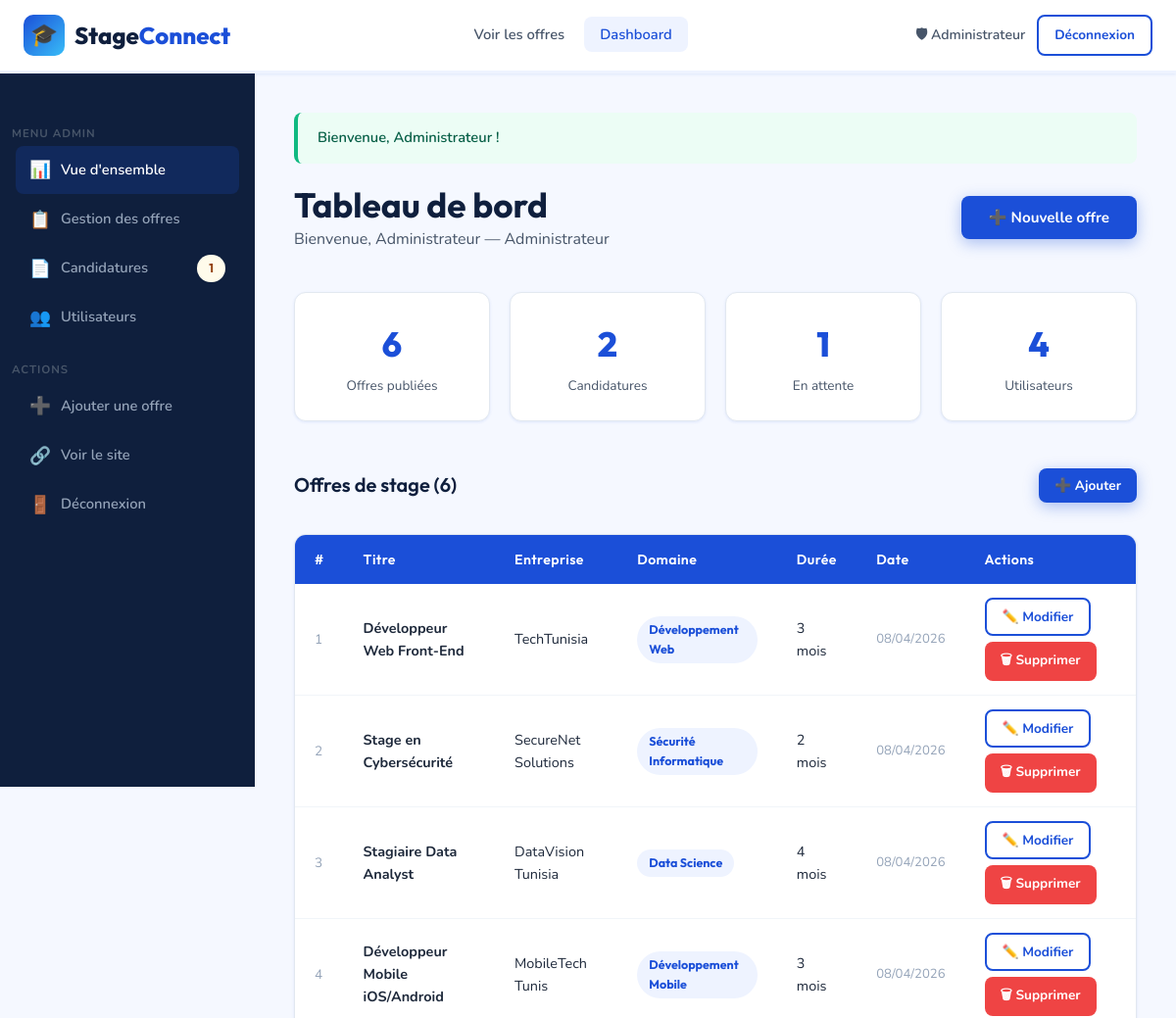
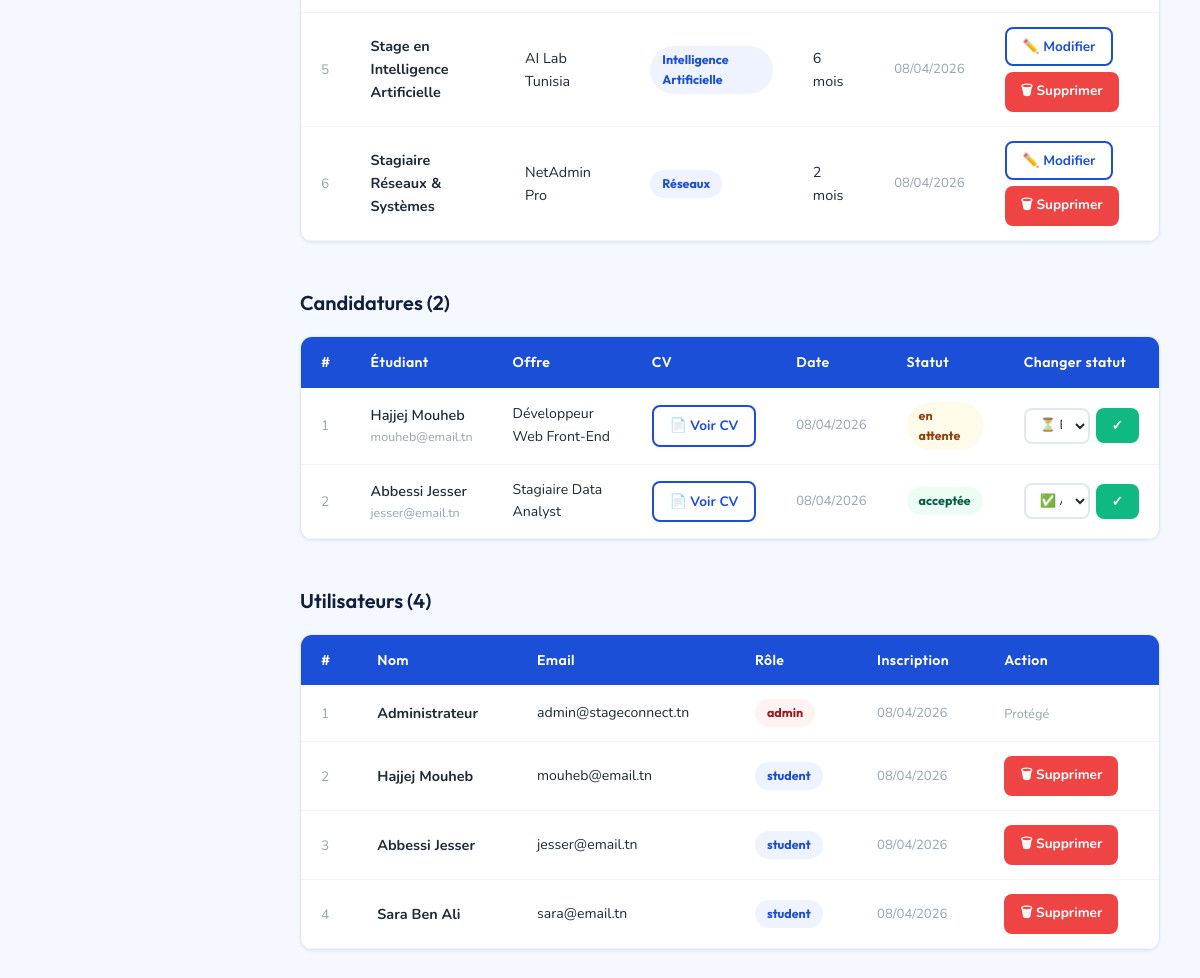
/dashboard.php (signed in), run on the app's committed database (2 pictures, top to bottom).
### tables this page shows
CREATE TABLE IF NOT EXISTS offers (
    id          INT AUTO_INCREMENT PRIMARY KEY,
    title       VARCHAR(200) NOT NULL,
    description TEXT NOT NULL,
    company     VARCHAR(150) NOT NULL,
    location    VARCHAR(100) DEFAULT 'Tunisie',
    domain      VARCHAR(100) DEFAULT 'Informatique',
    duration    VARCHAR(50)  DEFAULT '2 mois',
    created_at  TIMESTAMP DEFAULT CURRENT_TIMESTAMP
);

CREATE TABLE IF NOT EXISTS applications (
    id          INT AUTO_INCREMENT PRIMARY KEY,
    user_id     INT NOT NULL,
    offer_id    INT NOT NULL,
    cv          VARCHAR(255),                     
    status      ENUM('en attente', 'acceptée', 'refusée') DEFAULT 'en attente',
    applied_at  TIMESTAMP DEFAULT CURRENT_TIMESTAMP,

     
    FOREIGN KEY (user_id)  REFERENCES users(id)  ON DELETE CASCADE,
    FOREIGN KEY (offer_id) REFERENCES offers(id) ON DELETE CASCADE,

     
    UNIQUE KEY unique_application (user_id, offer_id)
);

CREATE TABLE IF NOT EXISTS users (
    id          INT AUTO_INCREMENT PRIMARY KEY,
    name        VARCHAR(100) NOT NULL,
    email       VARCHAR(150) NOT NULL UNIQUE,
    password    VARCHAR(255) NOT NULL,            
    role        ENUM('student', 'admin') DEFAULT 'student',
    created_at  TIMESTAMP DEFAULT CURRENT_TIMESTAMP
);

### functions.php (called while the page is built, shortened)
<?php
function getFlash(): ?array {
    if (isset($_SESSION['flash'])) {
        $flash = $_SESSION['flash'];
        return $flash;
    }
    return null;
}
function e(string $str): string {
    return htmlspecialchars($str, ENT_QUOTES, 'UTF-8');
}

### dashboard.php (the view, shortened to what this page needs)
<?php
require_once __DIR__ . '/php/functions.php';
require_once __DIR__ . '/config/db.php';
$flash = getFlash();
$offers       = $pdo->query('SELECT * FROM offers ORDER BY created_at DESC')->fetchAll();
$applications = $pdo->query(
    'SELECT a.*, u.name AS student_name, u.email AS student_email, o.title AS offer_title
     FROM applications a
     JOIN users u  ON a.user_id  = u.id
     JOIN offers o ON a.offer_id = o.id
     ORDER BY a.applied_at DESC'
)->fetchAll();
$users = $pdo->query(
    'SELECT id, name, email, role, created_at FROM users ORDER BY created_at DESC'
)->fetchAll();
$totalOffers  = count($offers);
$totalApps    = count($applications);
$totalUsers   = count($users);
$pendingApps  = count(array_filter($applications, fn($a) => $a['status'] === 'en attente'));
?>
<!DOCTYPE html>
<html lang="fr">
<head>
    <link rel="stylesheet" href="css/style.css">
</head>
<body>
<header class="site-header">
    <nav class="navbar container">
        <a href="index.html" class="navbar-brand">
            <div class="brand-icon">🎓</div>
            <span class="brand-text">Stage<span>Connect</span></span>
        </a>
        <ul class="navbar-nav">
            <li><a href="offres.php"    class="nav-link">Voir les offres</a></li>
            <li><a href="dashboard.php" class="nav-link active">Dashboard</a></li>
        </ul>
        <div class="navbar-actions">
            <span style="font-size:.88rem; color:var(--gray-600); font-weight:600;">
                🛡 <?= e($_SESSION['user_name']) ?>
            </span>
            <a href="logout.php" class="btn btn-outline btn-sm">Déconnexion</a>
        </div>
    </nav>
</header>
<div class="dashboard-layout">
    <aside class="sidebar">
        <div class="sidebar-label">Menu Admin</div>
        <div class="sidebar-section">
            <a href="#overview"      class="sidebar-link active">
                <span class="icon">📊</span> Vue d'ensemble
            </a>
            <a href="#offers"        class="sidebar-link">
                <span class="icon">📋</span> Gestion des offres
            </a>
            <a href="#applications"  class="sidebar-link">
                <span class="icon">📄</span> Candidatures
                <?php if ($pendingApps > 0): ?>
                    <span class="badge badge-warning" style="margin-left:auto;"><?= $pendingApps ?></span>
                <?php endif; ?>
            </a>
            <a href="#users"         class="sidebar-link">
                <span class="icon">👥</span> Utilisateurs
            </a>
        </div>
        <div class="sidebar-label">Actions</div>
        <div class="sidebar-section">
            <a href="#" onclick="openModal('add-offer-modal'); return false;" class="sidebar-link">
                <span class="icon">➕</span> Ajouter une offre
            </a>
            <a href="offres.php" class="sidebar-link">
                <span class="icon">🔗</span> Voir le site
            </a>
            <a href="logout.php" class="sidebar-link">
                <span class="icon">🚪</span> Déconnexion
            </a>
        </div>
    </aside>
    <main class="dashboard-content">
        <?php if ($flash): ?>
            <div class="alert alert-<?= e($flash['type']) ?>" data-auto-dismiss>
                <?= e($flash['message']) ?>
            </div>
        <?php endif; ?>
        <section id="overview">
            <div class="dash-header">
                <div>
                    <h2>Tableau de bord</h2>
                    <p>Bienvenue, <?= e($_SESSION['user_name']) ?> — Administrateur</p>
                </div>
                <button onclick="openModal('add-offer-modal')" class="btn btn-primary">
                    ➕ Nouvelle offre
                </button>
            </div>
            <div class="stats-row">
                <div class="stat-card">
                    <span class="stat-number"><?= $totalOffers ?></span>
                    <div class="stat-label">Offres publiées</div>
                </div>
                <div class="stat-card">
                    <span class="stat-number"><?= $totalApps ?></span>
                    <div class="stat-label">Candidatures</div>
                </div>
                <div class="stat-card">
                    <span class="stat-number"><?= $pendingApps ?></span>
                    <div class="stat-label">En attente</div>
                </div>
                <div class="stat-card">
                    <span class="stat-number"><?= $totalUsers ?></span>
                    <div class="stat-label">Utilisateurs</div>
                </div>
            </div>
        </section>
        <section id="offers" style="margin-top:48px;">
            <div class="dash-header">
                <h3>Offres de stage (<?= $totalOffers ?>)</h3>
                <button onclick="openModal('add-offer-modal')" class="btn btn-primary btn-sm">
                    ➕ Ajouter
                </button>
            </div>
            <div class="table-wrapper">
                <table>
                    <thead>
                        <tr>
                            <th>#</th>
                            <th>Titre</th>
                            <th>Entreprise</th>
                            <th>Domaine</th>
                            <th>Durée</th>
                            <th>Date</th>
                            <th>Actions</th>
                        </tr>
                    </thead>
                    <tbody>
                        <?php foreach ($offers as $offer): ?>
                            <tr>
                                <td style="color:var(--gray-400); font-size:.85rem;"><?= $offer['id'] ?></td>
                                <td><strong><?= e($offer['title']) ?></strong></td>
                                <td><?= e($offer['company']) ?></td>
                                <td><span class="badge badge-primary"><?= e($offer['domain']) ?></span></td>
                                <td><?= e($offer['duration']) ?></td>
                                <td style="font-size:.82rem; color:var(--gray-400);">
                                    <?= date('d/m/Y', strtotime($offer['created_at'])) ?>
                                </td>
                                <td>
                                    <div style="display:flex; gap:6px; flex-wrap:wrap;">
                                        <button class="btn btn-outline btn-sm"
                                            data-edit-offer
                                            data-edit_id="<?= $offer['id'] ?>"
                                            data-edit_title="<?= e($offer['title']) ?>"
                                            data-edit_description="<?= e($offer['description']) ?>"
                                            data-edit_company="<?= e($offer['company']) ?>"
                                            data-edit_location="<?= e($offer['location']) ?>"
                                            data-edit_domain="<?= e($offer['domain']) ?>"
                                            data-edit_duration="<?= e($offer['duration']) ?>">
                                            ✏️ Modifier
                                        </button>
                                        <form method="POST" style="display:inline;">
                                            <button type="submit" class="btn btn-danger btn-sm"
                                                    data-confirm="Supprimer cette offre ?">
                                                🗑 Supprimer
                                            </button>
                                        </form>
                                    </div>
                                </td>
                            </tr>
                        <?php endforeach; ?>
                    </tbody>
                </table>
            </div>
        </section>
        <section id="applications" style="margin-top:48px;">
            <h3 style="margin-bottom:20px;">Candidatures (<?= $totalApps ?>)</h3>
            <div class="table-wrapper">
                <table>
                    <thead>
                        <tr>
                            <th>#</th>
                            <th>Étudiant</th>
                            <th>Offre</th>
                            <th>CV</th>
                            <th>Date</th>
                            <th>Statut</th>
                            <th>Changer statut</th>
                        </tr>
                    </thead>
                    <tbody>
                        <?php foreach ($applications as $app): ?>
                            <tr>
                                <td style="color:var(--gray-400); font-size:.85rem;"><?= $app['id'] ?></td>
                                <td>
                                    <div style="font-weight:600;"><?= e($app['student_name']) ?></div>
                                    <div style="font-size:.78rem; color:var(--gray-400);"><?= e($app['student_email']) ?></div>
                                </td>
                                <td style="font-size:.88rem;"><?= e($app['offer_title']) ?></td>
                                <td>
                                    <?php if ($app['cv']): ?>
                                        <a href="uploads/<?= e($app['cv']) ?>"
                                           target="_blank" class="btn btn-outline btn-sm">
                                            📄 Voir CV
                                        </a>
                                    <?php else: ?>
                                        <span style="color:var(--gray-400); font-size:.8rem;">—</span>
                                    <?php endif; ?>
                                </td>
                                <td style="font-size:.82rem; color:var(--gray-400);">
                                    <?= date('d/m/Y', strtotime($app['applied_at'])) ?>
                                </td>
                                <td>
                                    <?php
                                    $badgeClass = match($app['status']) {
                                        'acceptée' => 'badge-success',
                                        'refusée'  => 'badge-danger',
                                        default    => 'badge-warning',
                                    };
                                    ?>
                                    <span class="badge <?= $badgeClass ?>">
                                        <?= e($app['status']) ?>
                                    </span>
                                </td>
                                <td>
                                    <form method="POST" style="display:flex; gap:6px; align-items:center;">
                                        <select name="new_status" class="form-control"
                                                style="padding:6px 10px; font-size:.82rem;">
                                            <option value="en attente" <?= $app['status']==='en attente' ? 'selected':'' ?>>⏳ En attente</option>
                                            <option value="acceptée"   <?= $app['status']==='acceptée'   ? 'selected':'' ?>>✅ Acceptée</option>
                                        </select>
                                        <button type="submit" class="btn btn-success btn-sm">✓</button>
                                    </form>
                                </td>
                            </tr>
                        <?php endforeach; ?>
                    </tbody>
                </table>
            </div>
        </section>
        <section id="users" style="margin-top:48px; margin-bottom:40px;">
            <h3 style="margin-bottom:20px;">Utilisateurs (<?= $totalUsers ?>)</h3>
            <div class="table-wrapper">
                <table>
                    <thead>
                        <tr>
                            <th>#</th>
                            <th>Nom</th>
                            <th>Email</th>
                            <th>Rôle</th>
                            <th>Inscription</th>
                            <th>Action</th>
                        </tr>
                    </thead>
                    <tbody>
                        <?php foreach ($users as $user): ?>
                            <tr>
                                <td style="color:var(--gray-400); font-size:.85rem;"><?= $user['id'] ?></td>
                                <td><strong><?= e($user['name']) ?></strong></td>
                                <td style="font-size:.88rem;"><?= e($user['email']) ?></td>
                                <td>
                                    <span class="badge <?= $user['role']==='admin' ? 'badge-danger' : 'badge-primary' ?>">
                                        <?= e($user['role']) ?>
                                    </span>
                                </td>
                                <td style="font-size:.82rem; color:var(--gray-400);">
                                    <?= date('d/m/Y', strtotime($user['created_at'])) ?>
                                </td>
                                <td>
                                    <?php if ($user['role'] !== 'admin'): ?>
                                        <form method="POST" style="display:inline;">
                                            <button type="submit" class="btn btn-danger btn-sm"
                                                    data-confirm="Supprimer cet utilisateur ?">
                                                🗑 Supprimer
                                            </button>
                                        </form>
                                    <?php else: ?>
                                        <span style="font-size:.8rem; color:var(--gray-400);">Protégé</span>
                                    <?php endif; ?>
                                </td>
                            </tr>
                        <?php endforeach; ?>
                    </tbody>
                </table>
            </div>
        </section>
    </main>
</div>
</body>
</html>

### data on the page
offers: id "1", title "Développeur Web Front-End", company "TechTunisia", domain "Développement Web", duration "3 mois", created_at "08/04/2026"
offers: id "2", title "Stage en Cybersécurité", company "SecureNet Solutions", domain "Sécurité Informatique", duration "2 mois", created_at "08/04/2026"
offers: id "3", title "Stagiaire Data Analyst", company "DataVision Tunisia", domain "Data Science", duration "4 mois", created_at "08/04/2026"
offers: id "4", title "Développeur Mobile iOS/Android", company "MobileTech Tunis", domain "Développement Mobile", duration "3 mois", created_at "08/04/2026"
offers: id "5", title "Stage en Intelligence Artificielle", company "AI Lab Tunisia", domain "Intelligence Artificielle", duration "6 mois", created_at "08/04/2026"
offers: id "6", title "Stagiaire Réseaux & Systèmes", company "NetAdmin Pro", domain "Réseaux", duration "2 mois", created_at "08/04/2026"
applications: id "1", user.name "Hajjej Mouheb", user.email "mouheb@email.tn", offer.title "Développeur Web Front-End", applied_at "08/04/2026", status "en attente", new_status "⏳ En attente"
applications: id "2", user.name "Abbessi Jesser", user.email "jesser@email.tn", offer.title "Stagiaire Data Analyst", applied_at "08/04/2026", status "acceptée", new_status "✅ Acceptée"
users: id "1", name "Administrateur", email "admin@stageconnect.tn", role "admin", created_at "08/04/2026", shows "Protégé"
users: id "2", name "Hajjej Mouheb", email "mouheb@email.tn", role "student", created_at "08/04/2026"
users: id "3", name "Abbessi Jesser", email "jesser@email.tn", role "student", created_at "08/04/2026"
users: id "4", name "Sara Ben Ali", email "sara@email.tn", role "student", created_at "08/04/2026"

### other printed values
$_SESSION['user_name'] "Administrateur"
$pendingApps "1"
$flash['message'] "Bienvenue, Administrateur !"
$totalOffers "6"
$totalApps "2"
$totalUsers "4"
